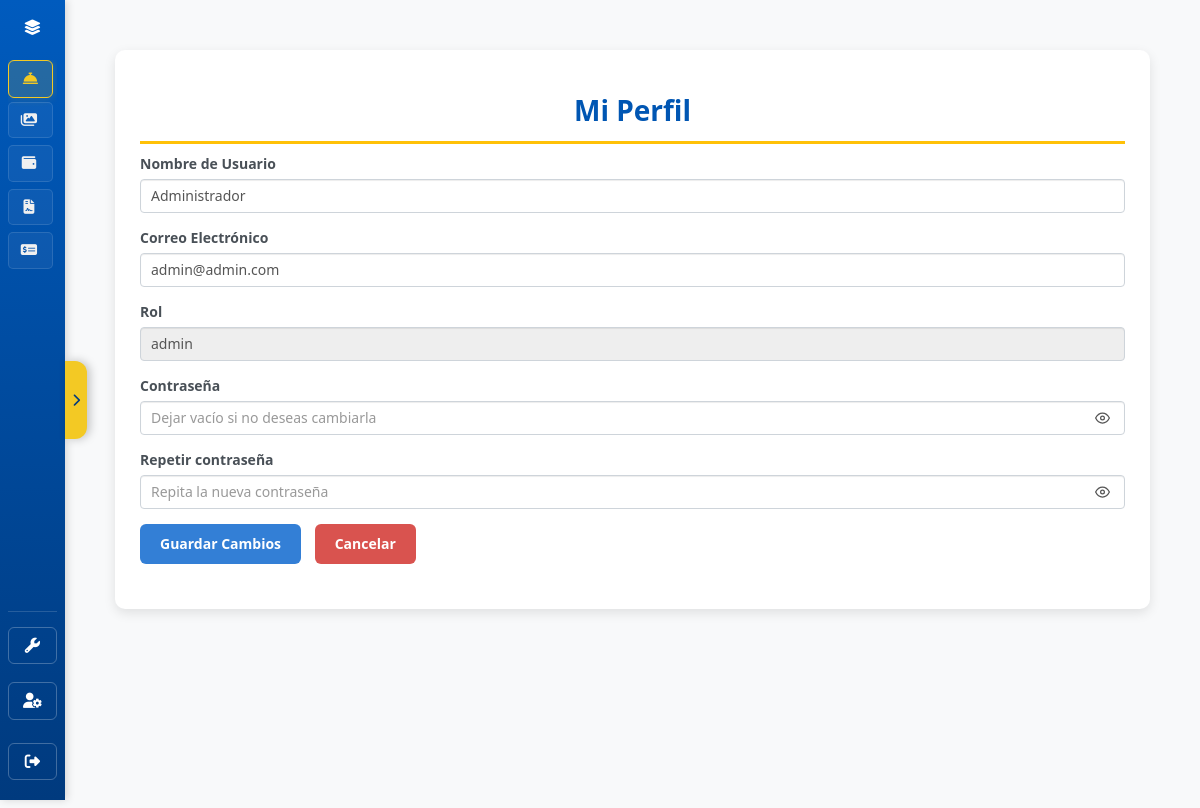
The app's page /perfiles/perfil.php (signed in) with its own data.
### tables this page shows
CREATE TABLE IF NOT EXISTS `users` (
  `id` int(11) NOT NULL AUTO_INCREMENT,
  `username` varchar(255) NOT NULL,
  `password` varchar(255) NOT NULL,
  `correo` varchar(255) NOT NULL,
  `role_id` int(11) NOT NULL DEFAULT 1,
  `createdAt` timestamp NOT NULL DEFAULT current_timestamp(),
  PRIMARY KEY (`id`)
);

CREATE TABLE IF NOT EXISTS `roles` (
  `id` int(11) NOT NULL AUTO_INCREMENT,
  `nombre` varchar(50) NOT NULL,
  PRIMARY KEY (`id`),
  UNIQUE KEY `nombre` (`nombre`)
);

### perfiles/perfil.php (the view, shortened to what this page needs)
<?php
$esCliente = isset($_SESSION['tipo'], $_SESSION['id_cliente'])
    && $_SESSION['tipo'] === 'cliente'
    && (int) $_SESSION['id_cliente'] > 0;
$idStaff = isset($_SESSION['iduser']) ? (int) $_SESSION['iduser'] : 0;
require_once('../template/header.php');
$row = null;
if ($esCliente) {
    $idCliente = (int) $_SESSION['id_cliente'];
    $sql = "SELECT c.id, c.nombre, c.tipo_documento, c.numero_documento, c.telefono, c.email, c.direccion, c.role_id, r.nombre AS rol
            FROM clientes c
            LEFT JOIN roles r ON r.id = c.role_id
            WHERE c.id = ?";
    $stmt = $conn->prepare($sql);
    $stmt->bind_param("i", $idCliente);
    $stmt->execute();
    $result = $stmt->get_result();
    $row = $result->fetch_assoc();
} else {
    $iduser = $idStaff;
    $sql = "SELECT u.id, u.username, u.correo, u.role_id, u.createdAt, r.nombre AS rol FROM users u LEFT JOIN roles r ON r.id = u.role_id WHERE u.id = ?";
    $stmt = $conn->prepare($sql);
    $stmt->bind_param("i", $iduser);
    $stmt->execute();
    $result = $stmt->get_result();
    $row = $result->fetch_assoc();
}
?>
<body>
  <div class="main-content">
    <div class="container-wrapper">
      <div class="container-inner">
        <h2 class="main-title">Mi Perfil</h2>
        <form id="form-perfil">
          <?php if ($esCliente): ?>
          <div class="mb-3">
            <label class="form-label">Nombre completo</label>
            <input type="text" name="nombre" class="form-control" required maxlength="100"
                  value="<?= htmlspecialchars($row['nombre'] ?? '') ?>">
          </div>
          <div class="mb-3">
            <label class="form-label">Correo electrónico</label>
            <input type="email" name="correo" class="form-control" required maxlength="100"
                  value="<?= htmlspecialchars($row['email'] ?? '') ?>">
          </div>
          <div class="row">
            <div class="col-md-6 mb-3">
              <label class="form-label">Tipo de documento</label>
              <input type="text" name="tipo_documento" class="form-control" maxlength="20"
                    value="<?= htmlspecialchars($row['tipo_documento'] ?? '') ?>"
                    placeholder="Ej. DNI, RIF">
            </div>
            <div class="col-md-6 mb-3">
              <label class="form-label">Número de documento</label>
              <input type="text" name="numero_documento" class="form-control" maxlength="30"
                    value="<?= htmlspecialchars($row['numero_documento'] ?? '') ?>">
            </div>
          </div>
          <div class="mb-3">
            <label class="form-label">Teléfono</label>
            <input type="text" name="telefono" class="form-control" maxlength="20"
                  value="<?= htmlspecialchars($row['telefono'] ?? '') ?>">
          </div>
          <div class="mb-3">
            <label class="form-label">Dirección</label>
            <textarea name="direccion" class="form-control" rows="2" maxlength="500"><?= htmlspecialchars($row['direccion'] ?? '') ?></textarea>
          </div>
          <div class="mb-3">
            <label class="form-label">Rol</label>
            <input type="text" name="rol" class="form-control" readonly
                  value="<?= htmlspecialchars($row['rol'] ?? 'Cliente') ?>">
          </div>
          <?php else: ?>
          <div class="mb-3">
            <label class="form-label">Nombre de Usuario</label>
            <input type="text" name="username" class="form-control" required
                  value="<?= htmlspecialchars($row['username'] ?? '') ?>">
          </div>
          <div class="mb-3">
            <label class="form-label">Correo Electrónico</label>
            <input type="email" name="correo" class="form-control" required
                  value="<?= htmlspecialchars($row['correo'] ?? '') ?>">
          </div>
          <div class="mb-3">
            <label class="form-label">Rol</label>
            <input type="text" name="rol" class="form-control" readonly
                  value="<?= htmlspecialchars($row['rol'] ?? '') ?>">
          </div>
          <?php endif; ?>
          <div class="mb-3">
            <label class="form-label">Contraseña</label>
            <input type="password" name="password" id="perfil_password" class="form-control"
                  placeholder="Dejar vacío si no deseas cambiarla" autocomplete="new-password">
          </div>
          <div class="mb-3">
            <label class="form-label">Repetir contraseña</label>
            <input type="password" name="password_confirm" id="perfil_password_confirm" class="form-control"
                  placeholder="Repita la nueva contraseña" autocomplete="new-password">
          </div>
          <button type="submit" class="btn-editar">Guardar Cambios</button>
          <button type="reset" class="btn-eliminar">Cancelar</button>
        </form>
      </div>
    </div>
  </div>
<?php
require_once '../template/footer.php';
?>

### css/navbar.css (style rules this page uses)
.main-content, .contenido-principal { margin-left: 65px; transition: margin-left 0.3s cubic-bezier(0.4, 0, 0.2, 1); }

### assets/css/custom.css (style rules this page uses)
body { font-family: 'Open Sans', sans-serif; }

### css/dashboard.css (style rules this page uses)
* { margin: 0; padding: 0; box-sizing: border-box; }
body { font-family: 'Segoe UI', sans-serif; background-color: #f4f6f8; color: #333; }
.main-content { margin-left: 65px; padding: 30px; transition: margin-left 0.3s cubic-bezier(0.4, 0, 0.2, 1); }

### css/reportes.css (style rules this page uses)
body { margin: 0; padding: 30px; font-family: 'Open Sans', sans-serif; background: #fff; color: #333; }

### css/style.css (style rules this page uses)
body { font-family: 'Segoe UI', Tahoma, Geneva, Verdana, sans-serif; background-color: #f8f9fa; margin: 0; padding: 0; }
.container-wrapper { min-height: 100vh; padding: 20px; }
.container-inner { background-color: white; border-radius: 10px; padding: 25px; box-shadow: 0 4px 12px rgba(0, 0, 0, 0.1); }
.main-title { color: #0056b3; font-size: 28px; font-weight: bold; margin-bottom: 10px; text-align: center; border-bottom: 3px solid #ffc107; padding-bottom: 15px; }
.form-control { width: 100%; padding: 10px; border: 1px solid #ced4da; border-radius: 4px; font-size: 14px; box-sizing: border-box; transition: border-color 0.3s ease; }
.form-label { display: block; margin-bottom: 5px; font-weight: bold; color: #495057; }
.mb-3 { margin-bottom: 15px; }

### css/perfil.css (style rules this page uses)
.btn-editar { background-color: #337fd6; color: #fff; border: none; padding: 10px 20px; font-weight: bold; border-radius: 6px; cursor: pointer; margin-right: 10px; transition: background-color 0.3s; }
.btn-eliminar { background-color: #d9534f; color: #fff; border: none; padding: 10px 20px; font-weight: bold; border-radius: 6px; cursor: pointer; transition: background-color 0.3s; }

### assets/css/password-toggle.css (style rules this page uses)
.password-field-wrap input[type="password"], .password-field-wrap input[type="text"].password-toggle-input-reveal { width: 100%; box-sizing: border-box; padding-right: 2.75rem; }

### records on screen
users: username "Administrador", correo "admin@admin.com", rol "admin"
